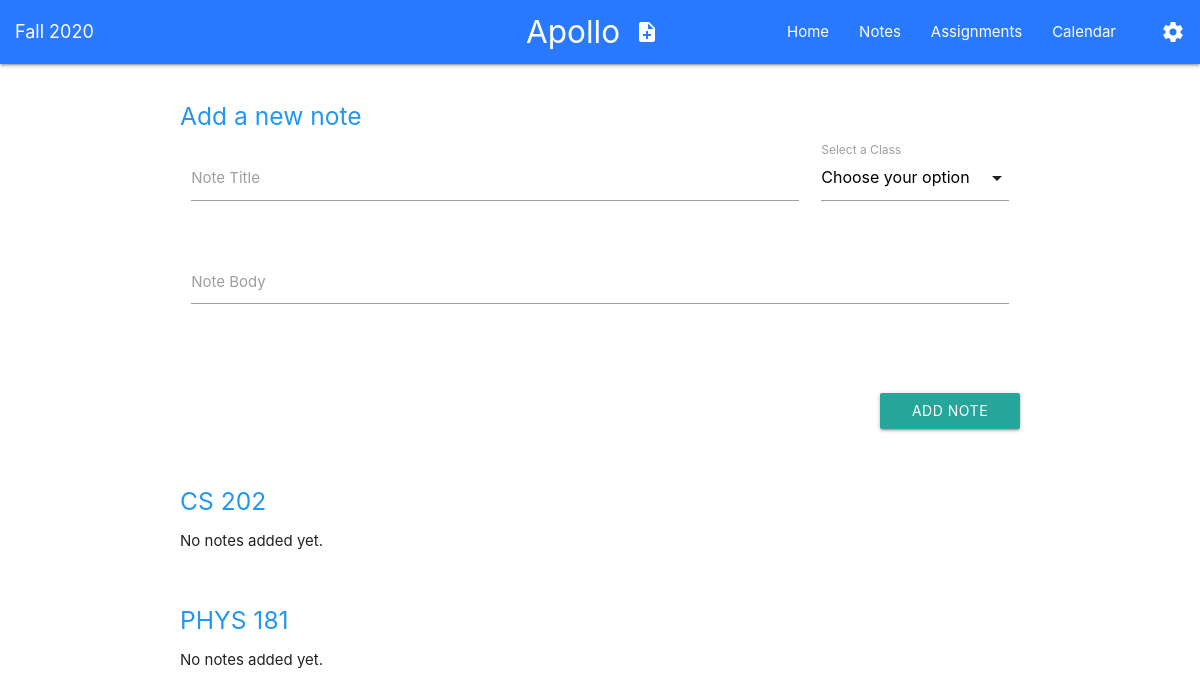
/notes, run on an earlier commit of the app's database.
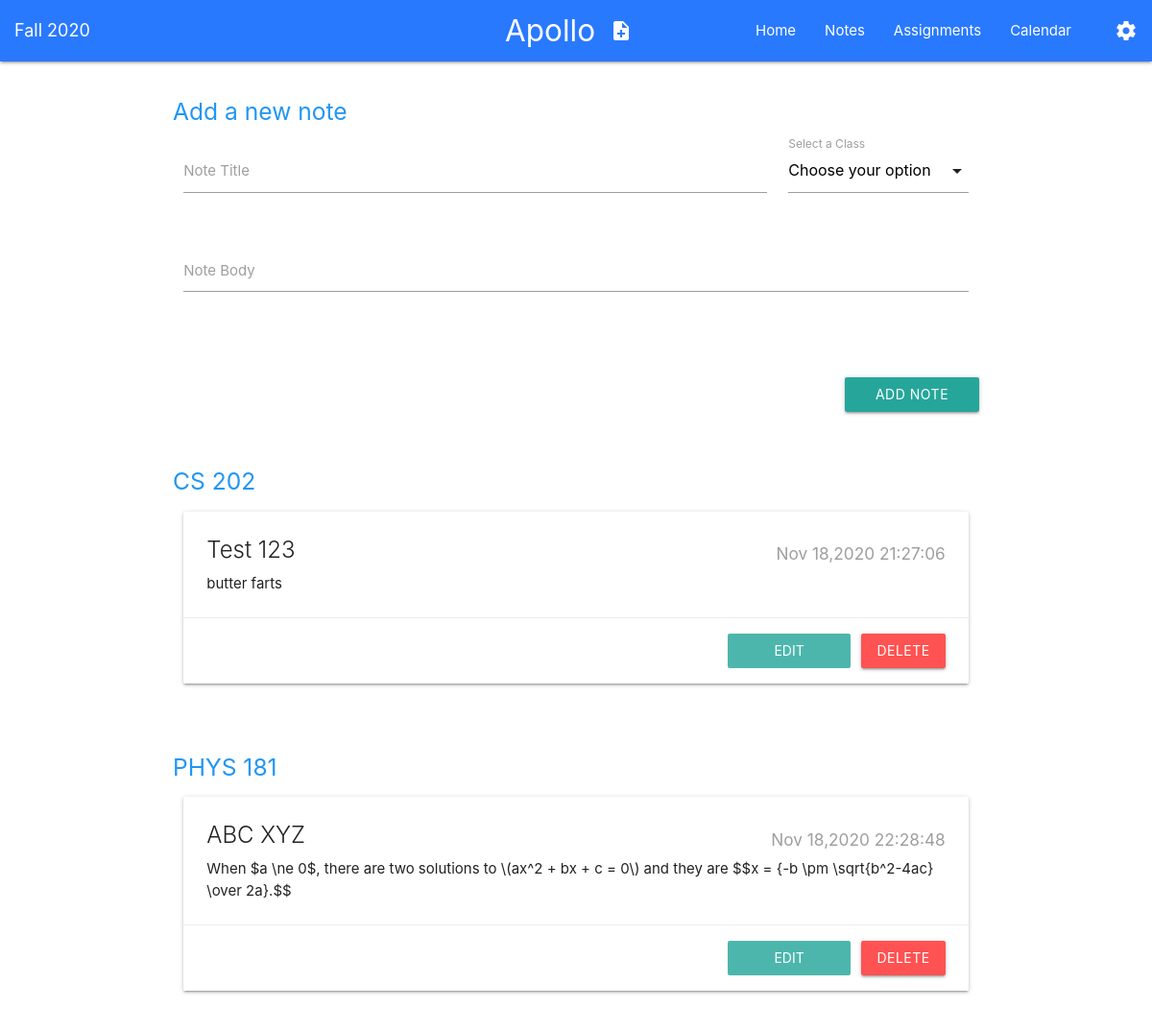
And on a later commit of the database.
### tables this page shows
CREATE TABLE CLASS(
CLASS_ID INT PRIMARY KEY NOT NULL,
CLASS_PREFIX TEXT NOT NULL,
CLASS_COURSE_NUMBER INT NOT NULL,
CLASS_INSTRUCTOR TEXT NOT NULL,
CLASS_MEET_DAYS TEXT NOT NULL,
CLASS_START_TIME TIME NOT NULL,
CLASS_END_TIME TIME NOT NULL,
SEMESTER_ID INT NOT NULL
);

CREATE TABLE NOTE(
NOTE_ID INT NOT NULL PRIMARY KEY,
NOTE_TITLE TEXT NOT NULL,
NOTE_DATE TEXT NOT NULL,
NOTE_AUTHOR TEXT NOT NULL,
NOTE_BODY TEXT NOT NULL,
NOTE_FLAIRS TEXT,
CLASS_ID INT NOT NULL
);

### app.py (the view, shortened to what this page needs)
@app.route('/notes', methods=['GET', 'POST'])
def notes(name=None):
    active_semester = db.active_semester
    classes         = db.classes
    notes           = db.notes
    return render_template('notes.html',
        url_for         = url_for,
        classes         = classes,
        active_semester = active_semester,
        str             = str,
        notes           = notes,
        user            = user,
        int             = int,
        len             = len,
        get_n_notes     = db.get_n_notes
    )

### app.py (called while the page is built)
def date_sort(e):
    return months[e.get_due_date()[0:3]] * 100 + int(e.get_due_date().split()[1][0:-1])

@app.before_request
def before_request():
    db.open_connection()
    db.open_cursor()
    if db.sort_func == 'date':
        db.assignments.sort(key=date_sort)

@app.after_request
def after_request(response):
    response.headers['Cache-Control'] = 'no-cache, no-store'
    response.headers['X-UA-Compatible'] = 'IE=Edge,chrome=1'
    response.headers['pragma'] = 'no-cache'
    if db.is_open:
        db.save_changes()
        db.close_connection()
    return response

### assignment.py (called while the page is built)
    def get_due_date(self):
        return self.due_date

### classes.py (called while the page is built)
    def get_uuid(self):
        return int(self.uid)

    def get_prefix(self):
        return self.prefix

    def get_course_number(self):
        return self.course_number

    def get_semester_id(self):
        return int(self.semester_id)

    def get_title(self):
        return str(self.get_prefix()) + " " + str(self.get_course_number())

### client.py (called while the page is built)
    def open_connection(self):
        print("Opening database connection to %s" % self.filename)
        self.conn    = sqlite3.connect(self.filename, check_same_thread=False)
        self.is_open = True

    def close_connection(self):
        print("Closing database connection to %s" % self.filename)
        self.conn.close()
        self.is_open = False

    def open_cursor(self):
        self.c = self.conn.cursor()

    def save_changes(self):
        self.conn.commit()

    def get_n_notes(self, class_id):
        self.c.execute("SELECT * FROM NOTE WHERE CLASS_ID=?", (class_id,))
        return len(self.c.fetchall())

### note.py (called while the page is built)
	def get_uuid(self):
		return self.uid

	def get_title(self):
		return self.title

	def get_date(self):
		return self.date

	def get_body(self):
		return self.body

	def get_class_id(self):
		return self.class_id

### semester.py (called while the page is built)
	def get_uuid(self):
		return int(self.uid)

	def get_season(self):
		return self.season

	def get_year(self):
		return self.year

	def get_title(self):
		return str(self.get_season()) + " " + str(self.get_year())

### templates/notes.html (shortened to what this page needs)
<!DOCTYPE html>
<head>
  <link
    rel="stylesheet"
    href="https://cdnjs.cloudflare.com/ajax/libs/materialize/1.0.0/css/materialize.min.css">
</head>
<body>
  <nav class="blue accent-3">
    <div class="nav-wrapper">
      <div style="padding-left:1rem;">
        <a href="{{ url_for('settings') }}" class="breadcrumb left">
          {{ active_semester.get_title() }}
        </a>
      </div>
      <div>
        <a href="{{ url_for('index') }}" class="brand-logo center">Apollo
          <i class="right large material-icons">note_add</i>
        </a>
      </div>
      <ul id="nav-mobile" class="right hide-on-med-and-down">
        <li>
          <a href="{{ url_for('index') }}">Home</a>
        </li>
        <li>
          <a href="{{ url_for('notes') }}">Notes</a>
        </li>
        <li>
          <a href="{{ url_for('assignments') }}">Assignments</a>
        </li>
        <li>
          <a href="{{ url_for('calendar') }}">Calendar</a>
        </li>
        <li>
          <a href="{{ url_for('settings') }}">
            <i class="right small material-icons">settings</i>
          </a>
        </li>
      </ul>
    </div>
  </nav>
  <br>
  <div class="container new-note">
    <h5 class="blue-text">Add a new note</h5>
    <form method="POST">
      <div class="row">
        <div class="input-field col s12 m9 l9">
          <input
            id="title"
            type="text"
            class="validate"
            name="title"
            required=""
            aria-required="true">
          <label for="title">Note Title</label>
        </div>
        <div class="input-field col s12 m3 l3">
          <label>Select a Class</label>
        </div>
      </div>
      <div class="row">
        <div class="row">
          <div class="row">
            <div class="input-field col s12">
              <textarea id="note_body" class="materialize-textarea" name="note_body" required ></textarea>
              <label for="note_body">Note Body</label>
            </div>
          </div>
        </div>
      </div>
      <div class="row">
        <button
          class="btn waves-effect waves-light right col s12 m2 l2"
          type="submit"
          name="btn"
          value="Add"
          style="margin-top: 0rem !important;">
            Add Note
        </button>
      </div>
    </form>
  </div>
  <br>
{% for c in classes %}
  {% if c.get_semester_id() == active_semester.get_uuid() %}
    <div class="container">
      <h5 class="blue-text accent-2">{{ c.get_title() }}</h5>
      {% if get_n_notes(c.get_uuid()) == 0 %}
        <p>No notes added yet.</p>
      {% else %}
        {% for note in notes %}
          <form method="POST">
          {% if int(c.get_uuid()) == int(note.get_class_id()) %}
            <div class="row">
              <div class="col s12">
                <div class="card">
                  <div class="card-content">
                    <span class="card-title">{{ note.get_title() }}<h6 class="right grey-text">{{ note.get_date() }}</h6></span>
                    <p>{{ note.get_body() | safe }}</p>
                  </div>
                  <div class="card-action">
                    <div class="row" style="margin:0 !important;">
                      <a class="waves-effect waves-light small btn modal-trigger red accent-2 right" href="#modal{{ note.get_uuid() }}">DELETE</a>
                      <button
                        class="small btn-flat waves-effect teal lighten-2 col s2 right"
                        type="submit"
                        name="edit"
                        style="margin-right: .75rem !important;"
                        value="{{ note.get_uuid() }}">
                          <span class="white-text">Edit</span>
                      </button>
                    </div>
                  </div>
                </div>
              </div>
            </div>
          {% endif %}
          </form>
        {% endfor %}
      {% endif %}
    </div>
    <br>
  {% endif %}
{% endfor %}
</body>

### templates/notes.html (style rules this page uses)
.material-icons { padding-bottom: 3px !important; }

What changed in the data, as far as the page shows it:
shown differently, row unchanged: CLASS (number 1 of 2 on the later page): no longer shows "No notes added yet."
added NOTE: get_title "Test 123", get_date "Nov 18,2020 21:27:06", get_body "butter farts", {{ note.get_uuid() }} 2342296829 (drawn), shown under CLASS (number 1 of 2 on the later page)
shown differently, row unchanged: CLASS (number 2 of 2 on the later page): no longer shows "No notes added yet."
added NOTE: get_title "ABC XYZ", get_date "Nov 18,2020 22:28:48", get_body "When $a \\ne 0$, there are two solutions to \\(ax^2 + bx + c = 0\\) and they are $$x = {-b \\pm \\sqrt{b^2-4ac} \\over 2a}.$$", {{ note.get_uuid() }} 979468131 (drawn), shown under CLASS (number 2 of 2 on the later page)
